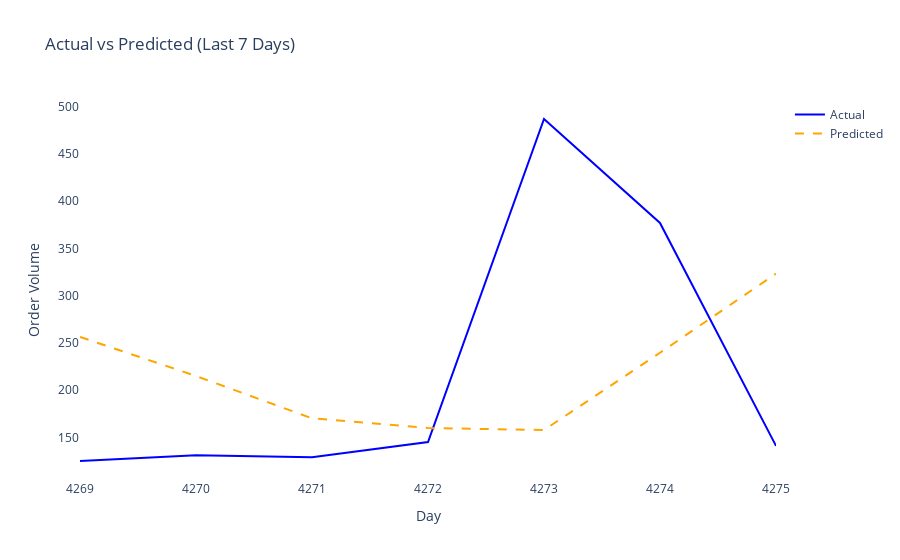

The notebook cell this image was saved under:
### Code cell
import plotly.graph_objects as go

fig = go.Figure()

fig.add_trace(go.Scatter(x=output_df.tail(7)['Day'], y=output_df.tail(7)['Order_Volume'], mode='lines', name='Actual', line=dict(color='blue')))
fig.add_trace(go.Scatter(x=output_df.tail(7)['Day'], y=output_df.tail(7)['Predicted_Volume'], mode='lines', name='Predicted', line=dict(color='orange', dash='dash')))

fig.update_layout(title="Actual vs Predicted (Last 7 Days)", xaxis_title="Day", yaxis_title="Order Volume", plot_bgcolor="white")
fig.show()

### Figure 1 — Plotly figure (JSON) as saved in the notebook; plotly's stock layout.template omitted (floating-point values rounded to 4 significant figures)
{"data": [{"line": {"color": "blue"}, "mode": "lines", "name": "Actual", "type": "scatter", "x": [4269, 4270, 4271, 4272, 4273, 4274, 4275], "y": [125, 131, 129, 145, 487, 377, 141]}, {"line": {"color": "orange", "dash": "dash"}, "mode": "lines", "name": "Predicted", "type": "scatter", "x": [4269, 4270, 4271, 4272, 4273, 4274, 4275], "y": [256.3, 214.9, 170.2, 159.9, 157.8, 239.5, 323.3]}], "layout": {"plot_bgcolor": "white", "title": {"text": "Actual vs Predicted (Last 7 Days)"}, "xaxis": {"title": {"text": "Day"}}, "yaxis": {"title": {"text": "Order Volume"}}}}
